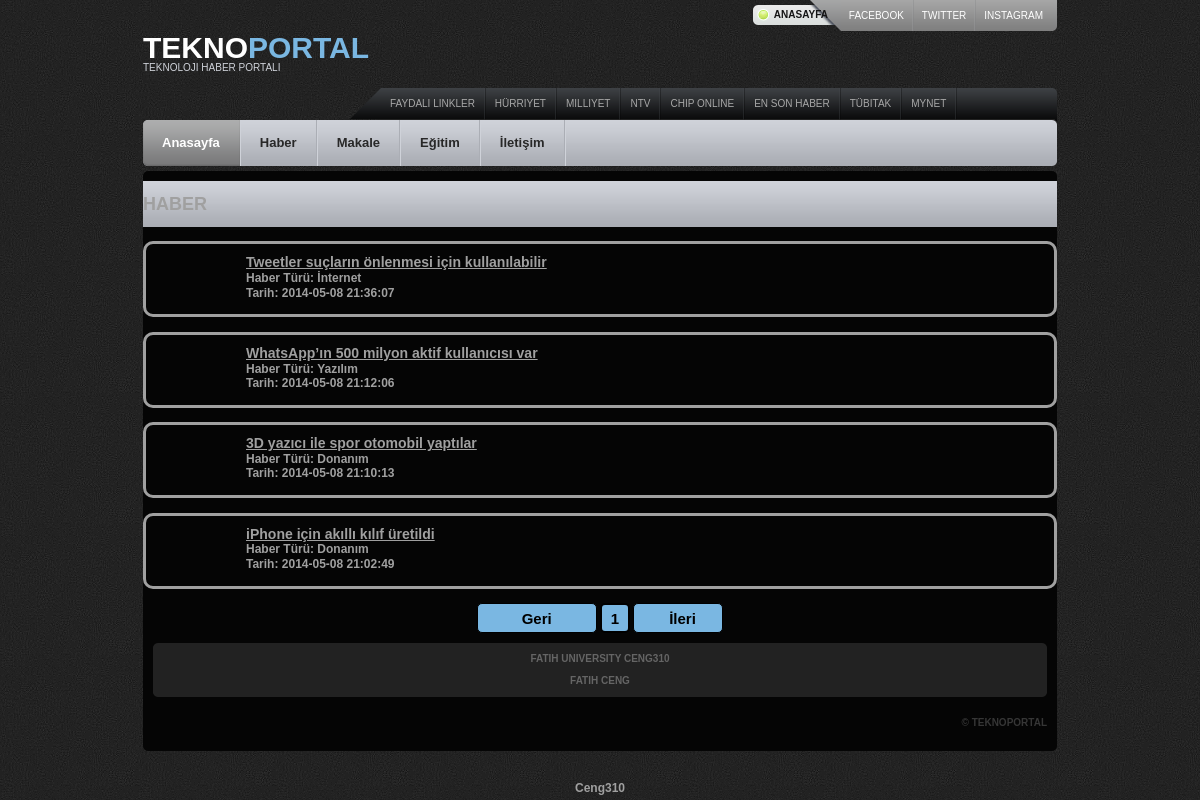
Page /news.php on the committed database.
### tables this page shows
CREATE TABLE IF NOT EXISTS `news` (
  `id` int(11) NOT NULL AUTO_INCREMENT,
  `header` varchar(250) NOT NULL,
  `content` longtext NOT NULL,
  `newstype` int(11) NOT NULL,
  `date` datetime NOT NULL,
  `newsimage` text NOT NULL,
  PRIMARY KEY (`id`)
);

CREATE TABLE IF NOT EXISTS `newstype` (
  `id` int(11) NOT NULL AUTO_INCREMENT,
  `name` varchar(40) NOT NULL,
  `image` text NOT NULL,
  PRIMARY KEY (`id`)
);

### news.php (the view, shortened to what this page needs)
<?php
include('header.php');
function Helper($con,$qw){
	$roe=mysqli_query($con,$qw) or die(mysql_error());
	$rot=mysqli_fetch_array($roe);
    $total=$rot[0];
	$dis=4;
	$total_page=ceil($total/$dis);
	$page_cur=(isset($_GET['page']))?$_GET['page']:1;
	$k=($page_cur-1)*$dis;
	$q="SELECT * FROM news,newstype where news.newstype=newstype.id order by news.id desc limit $k,$dis";
	$ros=mysqli_query($con,$q);
	while($row=mysqli_fetch_array($ros))
	{$myid=$row[0];
		echo'<div  class="newsdiv" >
<div class="newh" style="margin-top:10px; margin-left:100px;"  >
<a href="news.php?number='.$myid.'"> <h3>'.$row['header'].'</h3></a>
Haber Türü: '.$row['name'].'&nbsp;&nbsp;
</br>
Tarih: '.$row['date'].'&nbsp;&nbsp;';
echo'
</div>
&nbsp;&nbsp;
</div>
&nbsp;';}
	echo '<br/><div align="center" >';
	if($page_cur>1)
	{
		echo '<a href="news.php?page='.($page_cur-1).'" style="cursor:pointer;color:#7ab7e2;" ><input style="cursor:pointer;background-color:#7ab7e2;border:1px black solid;border-radius:5px;width:120px;height:30px;color:white;font-size:15px;font-weight:bold;" type="button" value=" Geri "></a>';
	}
	else
	{
	  echo '<input style="background-color:#7ab7e2;border:1px black solid;border-radius:5px;width:120px;height:30px;color:black;font-size:15px;font-weight:bold;" type="button" value=" Geri ">';
	}
	for($i=1;$i<=$total_page;$i++)
	{
		if($page_cur==$i)
		{
			echo ' <input style="background-color:#7ab7e2;border:2px black solid;border-radius:5px;width:30px;height:30px;color:black;font-size:15px;font-weight:bold;" type="button" value="'.$i.'"> ';
		}
		else
		{
		echo '<a href="news.php?page='.$i.'"> <input style="cursor:pointer;background-color:#7ab7e2;border:1px black solid;border-radius:5px;width:30px;height:30px;color:white;font-size:15px;font-weight:bold;" type="button" value="'.$i.'"> </a>';
		}
	}
	if($page_cur<$total_page)
	{
		echo '<a href="news.php?page='.($page_cur+1).'"><input style="cursor:pointer;background-color:#7ab7e2;border:1px black solid;border-radius:5px;width:90px;height:30px;color:white;font-size:15px;font-weight:bold;" type="button" value=" İleri "></a>';
	}
	else
	{
	 echo '<input style="background-color:#7ab7e2;border:1px black solid;border-radius:5px;width:90px;height:30px;color:black;font-size:15px;font-weight:bold;" type="button" value="   İleri "></div>';
	}}
echo'<div id="main">
<div class="cl">&nbsp;</div>
<div id="sort-nav">
<h2><b>HABER</h2></div>
&nbsp;
';
echo'
<div id="content ">
<div class="block">
';
if(isset($_GET['number'])){
$sayi=$_GET['number'];
$query3="SELECT COUNT(*) FROM news where news.id=".$sayi.";";
  $query4 = mysqli_query($con, $query3);
  $row4=mysqli_fetch_array($query4);
  $counter=$row4[0];
  if($counter>0){
$query2="SELECT * FROM news,newstype where news.newstype=newstype.id and news.id=".$sayi.";";
	$result2=mysqli_query($con,$query2);
		while($row = mysqli_fetch_array($result2)){
			echo'<div  class="newsdiv" >
<div class="newh"style="margin-top:10px;" align="center" ><h3>'.$row['header'].'</h3>&nbsp;<hr>&nbsp;</div>
<div align="center"  > <img src="'.$row['newsimage'].'" alt="" /> </div>
<div style="margin-left:50px;margin-right:50px;margin-top:10px;">'.$row['content'].'</br>&nbsp;</div><hr>&nbsp;
<div>&nbsp;&nbsp;Haber Türü: '.$row['name'].'</br>
&nbsp;&nbsp;Tarih: '.$row['date'].'</div>
&nbsp;&nbsp;
</div>
&nbsp;';
}
  }
  else{ echo "<div align=\"center\" >Ulaşmaya çalıştığınız öğe mevcut değildir. Anasayfaya yönlendiriliyorsunuz.</div>"; header( "refresh:3;url=index.php" );}
}
else{
$qw="SELECT count(*) FROM news ;";
	Helper($con,$qw);
}
echo '
</div>
        <div class="block-bot">
           </div>
       </div>
 <div id="main-bot">
    <div class="cl">&nbsp;</div>
    ';
include('footer.php');
	echo'
	 </div>
  </div>
</div>
</div>
<div align="center">Ceng310</div></body>
</html>'
; ?>

### css/style.css (style rules this page uses)
* { padding: 0; margin: 0; outline: 0; }
.newsdiv { border:3px solid;border-radius:10px; }
.newsdiv .newh { align: center; }
body { font-size: 12px; line-height: 1.2; font-family: Arial, "Trebuchet MS", sans-serif; color: #a0a0a0; background: url(images/bg.gif) repeat 0 0; text-align: left; }
a { color: #a0a0a0; text-decoration: underline; }
#sort-nav { line-height: 46px; background: url(images/sort-nav-bg.gif) repeat-x 0 0; }
#main { background: #050505 url(images/main-bg.gif) no-repeat 0 0; padding-top: 10px; }
#main-bot { background: url(images/main-bot-bg.gif) no-repeat 0 bottom; padding: 0 10px 2px 10px; height: 100%; position: relative; }
.block { margin-bottom: 10px; background-repeat: no-repeat; background-position: 0 0; }

### rows in the picture
news: header "Tweetler suçların önlenmesi için kullanılabilir", newstype.name "İnternet", date "2014-05-08 21:36:07"
news: header "WhatsApp’ın 500 milyon aktif kullanıcısı var", newstype.name "Yazılım", date "2014-05-08 21:12:06"
news: header "3D yazıcı ile spor otomobil yaptılar", newstype.name "Donanım", date "2014-05-08 21:10:13"
news: header "iPhone için akıllı kılıf üretildi", newstype.name "Donanım", date "2014-05-08 21:02:49"
